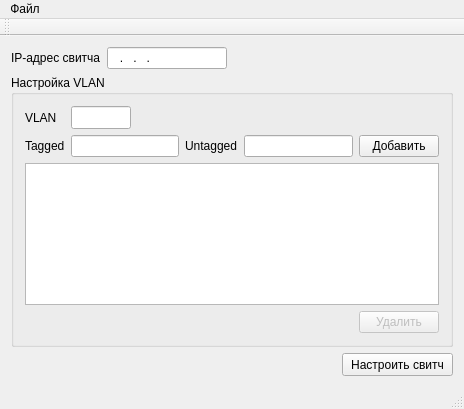
<?xml version="1.0" encoding="UTF-8"?>
<ui version="4.0">
 <class>MainWindow</class>
 <widget class="QMainWindow" name="MainWindow">
  <property name="geometry">
   <rect>
    <x>0</x>
    <y>0</y>
    <width>464</width>
    <height>409</height>
   </rect>
  </property>
  <property name="sizePolicy">
   <sizepolicy hsizetype="Preferred" vsizetype="Preferred">
    <horstretch>0</horstretch>
    <verstretch>0</verstretch>
   </sizepolicy>
  </property>
  <property name="minimumSize">
   <size>
    <width>0</width>
    <height>0</height>
   </size>
  </property>
  <property name="maximumSize">
   <size>
    <width>10000</width>
    <height>10000</height>
   </size>
  </property>
  <property name="windowTitle">
   <string notr="true">Настройка свича</string>
  </property>
  <widget class="QWidget" name="centralWidget">
   <property name="sizePolicy">
    <sizepolicy hsizetype="Preferred" vsizetype="Preferred">
     <horstretch>0</horstretch>
     <verstretch>0</verstretch>
    </sizepolicy>
   </property>
   <property name="minimumSize">
    <size>
     <width>0</width>
     <height>0</height>
    </size>
   </property>
   <layout class="QGridLayout" name="gridLayout">
    <item row="2" column="3">
     <widget class="QPushButton" name="but_Conf">
      <property name="sizePolicy">
       <sizepolicy hsizetype="Fixed" vsizetype="Fixed">
        <horstretch>0</horstretch>
        <verstretch>0</verstretch>
       </sizepolicy>
      </property>
      <property name="minimumSize">
       <size>
        <width>111</width>
        <height>23</height>
       </size>
      </property>
      <property name="maximumSize">
       <size>
        <width>111</width>
        <height>23</height>
       </size>
      </property>
      <property name="text">
       <string>Настроить свитч</string>
      </property>
     </widget>
    </item>
    <item row="0" column="1">
     <widget class="QLineEdit" name="line_txt_IP">
      <property name="sizePolicy">
       <sizepolicy hsizetype="Fixed" vsizetype="Fixed">
        <horstretch>0</horstretch>
        <verstretch>0</verstretch>
       </sizepolicy>
      </property>
      <property name="minimumSize">
       <size>
        <width>120</width>
        <height>0</height>
       </size>
      </property>
      <property name="inputMask">
       <string>000.000.000.000</string>
      </property>
     </widget>
    </item>
    <item row="2" column="2">
     <spacer name="horizontalSpacer">
      <property name="orientation">
       <enum>Qt::Horizontal</enum>
      </property>
      <property name="sizeHint" stdset="0">
       <size>
        <width>40</width>
        <height>20</height>
       </size>
      </property>
     </spacer>
    </item>
    <item row="0" column="0">
     <widget class="QLabel" name="lbl_IP">
      <property name="sizePolicy">
       <sizepolicy hsizetype="Fixed" vsizetype="Fixed">
        <horstretch>0</horstretch>
        <verstretch>0</verstretch>
       </sizepolicy>
      </property>
      <property name="text">
       <string>IP-адрес свитча</string>
      </property>
     </widget>
    </item>
    <item row="1" column="0" colspan="4">
     <widget class="QGroupBox" name="grpbx_VLAN">
      <property name="title">
       <string>Настройка VLAN</string>
      </property>
      <layout class="QGridLayout" name="gridLayout_2">
       <item row="1" column="0">
        <widget class="QLabel" name="lbl_TGD">
         <property name="text">
          <string>Tagged</string>
         </property>
        </widget>
       </item>
       <item row="2" column="0" colspan="6">
        <widget class="QTableWidget" name="table_VLAN">
         <property name="editTriggers">
          <set>QAbstractItemView::NoEditTriggers</set>
         </property>
         <property name="selectionMode">
          <enum>QAbstractItemView::SingleSelection</enum>
         </property>
         <property name="selectionBehavior">
          <enum>QAbstractItemView::SelectRows</enum>
         </property>
         <property name="columnCount">
          <number>3</number>
         </property>
         <attribute name="horizontalHeaderVisible">
          <bool>false</bool>
         </attribute>
         <attribute name="horizontalHeaderStretchLastSection">
          <bool>true</bool>
         </attribute>
         <attribute name="verticalHeaderVisible">
          <bool>false</bool>
         </attribute>
         <column>
          <property name="text">
           <string>VLAN</string>
          </property>
         </column>
         <column>
          <property name="text">
           <string>Tagged ports</string>
          </property>
         </column>
         <column>
          <property name="text">
           <string>Untagged ports</string>
          </property>
         </column>
        </widget>
       </item>
       <item row="3" column="5">
        <widget class="QPushButton" name="but_Delete">
         <property name="enabled">
          <bool>false</bool>
         </property>
         <property name="text">
          <string>Удалить</string>
         </property>
        </widget>
       </item>
       <item row="0" column="0">
        <widget class="QLabel" name="lbl_VLAN">
         <property name="text">
          <string>VLAN</string>
         </property>
        </widget>
       </item>
       <item row="1" column="4">
        <widget class="QLineEdit" name="line_txt_UTGD"/>
       </item>
       <item row="1" column="5">
        <widget class="QPushButton" name="but_Add">
         <property name="text">
          <string>Добавить</string>
         </property>
        </widget>
       </item>
       <item row="1" column="3">
        <widget class="QLabel" name="lbl_UTGD">
         <property name="text">
          <string>Untagged</string>
         </property>
        </widget>
       </item>
       <item row="0" column="1">
        <widget class="QLineEdit" name="line_txt_VLAN">
         <property name="sizePolicy">
          <sizepolicy hsizetype="Fixed" vsizetype="Fixed">
           <horstretch>0</horstretch>
           <verstretch>0</verstretch>
          </sizepolicy>
         </property>
         <property name="minimumSize">
          <size>
           <width>60</width>
           <height>23</height>
          </size>
         </property>
         <property name="maximumSize">
          <size>
           <width>60</width>
           <height>23</height>
          </size>
         </property>
         <property name="inputMask">
          <string>0000</string>
         </property>
        </widget>
       </item>
       <item row="1" column="1" colspan="2">
        <widget class="QLineEdit" name="line_txt_TGD"/>
       </item>
      </layout>
     </widget>
    </item>
   </layout>
  </widget>
  <widget class="QMenuBar" name="menuBar">
   <property name="geometry">
    <rect>
     <x>0</x>
     <y>0</y>
     <width>464</width>
     <height>19</height>
    </rect>
   </property>
   <widget class="QMenu" name="menu_File">
    <property name="title">
     <string>Файл</string>
    </property>
    <addaction name="action_Term"/>
   </widget>
   <addaction name="menu_File"/>
  </widget>
  <widget class="QToolBar" name="mainToolBar">
   <attribute name="toolBarArea">
    <enum>TopToolBarArea</enum>
   </attribute>
   <attribute name="toolBarBreak">
    <bool>false</bool>
   </attribute>
  </widget>
  <widget class="QStatusBar" name="statusBar"/>
  <action name="action_Term">
   <property name="text">
    <string>Терминал...</string>
   </property>
   <property name="toolTip">
    <string>Открыть терминал</string>
   </property>
  </action>
 </widget>
 <layoutdefault spacing="6" margin="11"/>
 <resources/>
 <connections/>
</ui>
